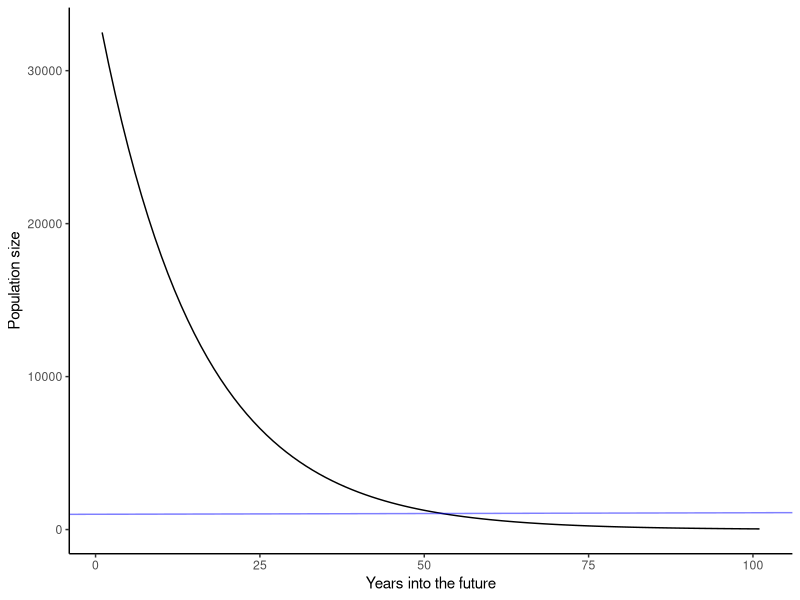

Reproduce this figure in R.
## ---- chunk 1
library(here)
library(tidyverse)
## ---- chunk 2
S_juv <- 0.34 #Juvenile survival
S_ya <- 0.8 #Young adult survival
S_sa <-0.49 #Senescent adult survival
Fec <- (0*0.2 + 2*0.5 + 3*0.3)/1 #Fecundity - same for all adults
## ---- chunk 3
# Age classes (years)             0-1      1-2            3-2             3-4            4+
molerat_matrix <- matrix(data = c(0,       S_ya*(Fec/2),   S_ya*(Fec/2),  S_ya*(Fec/2),  S_sa*(Fec/2),
                                  S_juv,   0,              0,             0,             0,
                                  0,       S_ya,           0,             0,             0,
                                  0,       0,              S_ya,          0,             0,
                                  0,       0,              0,             S_ya,          S_sa), 
                         nrow = 5, byrow = TRUE)
## ---- chunk 4
#create all eigenvalues
molerat_eigen <- eigen(molerat_matrix)

#extract lambda (make numeric to avoid future issues with complex numbers)
lambda <- as.numeric(round(molerat_eigen$values[1], 4))
lambda

#extract and scale the right eigenvector
SSD <- as.numeric(molerat_eigen$vectors[,1]/sum(molerat_eigen$vectors[,1]))
SSD

# RV values can be calculated from the dominant eigenvector of the transposed matrix 
## calculate the eigenvalues and eigenvectors for the transposed matrix
## divide by the first non-zero entry to calculate *relative* reproductive values
RV <- as.numeric(eigen(t(molerat_matrix))$vectors[,1]/eigen(t(molerat_matrix))$vectors[1,1])
RV
## ---- chunk 5
#proportion of females that are senescent adults
senescent <- SSD[5]
senescent

#proportion of females that are presenescent adults
pre_senescent <- sum(SSD[2:4])
pre_senescent
## ---- chunk 6
# my for loop here
# Set input values
N0 = 32500 # starting population value
years = 100 #run the loop 100 years into the future

# Create matrix to store results
output <- matrix(nrow = years+1,ncol = 1) %>% as.data.frame()
output[1,1:ncol(output)] <- N0

#run a loop to grow (aka decline) population based on lambda
  for(k in 1:years) { #run the loop for 100 years from the current count
    Nt <-round(lambda*output[k,1], 4) # grow population, draw from stored output for each iteration
    output[k+1,] <- Nt #save the count value for each year
  } # close loop

#plot the results
output %>% 
  mutate(years_out = 1:101) %>% 
ggplot()+
  geom_line(aes(years_out, V1))+
  labs(x = "Years into the future", y = "Population size")+
  geom_abline(intercept = 1000, color = "blue", alpha = 0.5)+ #count threshold = 1000
  theme_classic()

#select the last year before population declines below 1000
pop_floor <- output %>% 
  mutate(year = 1:101) %>% 
  dplyr::filter(V1>999) %>% tail(n=1) %>% 
  dplyr::select(year) %>% as.character()

#print the year after which population is below 1000  
pop_floor
## ---- chunk 7
# can also do this with a while loop in ~100 fewer lines of code. Thanks Claire! :)
yr = 0 #start at year 0
N = 32500 # start at current population count

while(N>1000){ #run the following code, for as long as the population is greater than 0
  
  N = N*lambda #calculate N for each year based on lambda and the previous N (Nt+1 = N*lambda)
  yr = yr + 1 #run this for each year sequentially until N <=1000
  
}

#How many years in the future does the population decline below 1000?
yr
## ---- chunk 8
#create a dataframe that includes the sequence of predation values I want to test
#include a column in which to store lambda values
predation <- data.frame(predation = seq(0,0.12, by = 0.001),
                        lambda = NA)

for(i in 1:nrow(predation)){ #iterate over each row in the predation dataframe
  
    #juvenile survival is constant, and the same as previous values
    s_j4<- 0.34 
    #adult survival starts at the given rate of 0.8/0.49 + 0.12 (aka 0.92/0.61 - the scenario given 0 predation)
    #then, in each iteration of the loop, subtract the relevant predation rate.
    #this generates a series of survival rates from 0 predation to the current rate of 12% predation of adults
    s_ya4 <- 0.92-predation[i,1] 
    s_sa4 <- 0.61-predation[i,1]
    #fecundity is constant for adults, and the same as previous values
    f4<- ((0*0.2)+(2*0.5)+(3*0.3))/1
  
  #generate a matrix based on the vital rates given above
  #class              0-1     1-2            2-3            3-4            4+
  M <- matrix(data = c(0,     s_ya4*(f4/2),  s_ya4*(f4/2),  s_ya4*(f4/2),  s_sa4*(f4/2),
                      s_j4,   0,             0,             0,             0,
                      0,      s_ya4,         0,             0,             0,
                      0,      0,             s_ya4,         0,             0,
                      0,      0,             0,             s_ya4,         s_sa4), 
           nrow = 5, byrow = TRUE)
  
  #extract lambda from the matrix using eigenvalues
  M_eigen <- eigen(M)
  lambda <- as.numeric(M_eigen$values[1])

  #save lambda values in the output dataframe
  predation$lambda[i] <- lambda
  
}

#from the output dataframe, find the rate at which lambda is closest to 1
pred_rate <- predation %>% dplyr::filter(lambda<1,
                                         lambda>.999) %>% 
                          dplyr::select(predation) %>% 
                          as.numeric()

#calculate what reducation in predation is needed to reach the predation rate that allows lambda to equal 1
pred_reduction <- (0.12-pred_rate)*100

#print the resulting predation reduction amount
pred_reduction
